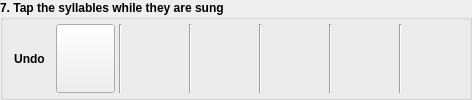
      <widget class="QGroupBox" name="groupBox_TapArea">
       <property name="enabled">
        <bool>true</bool>
       </property>
       <property name="sizePolicy">
        <sizepolicy hsizetype="Expanding" vsizetype="Fixed">
         <horstretch>0</horstretch>
         <verstretch>0</verstretch>
        </sizepolicy>
       </property>
       <property name="minimumSize">
        <size>
         <width>0</width>
         <height>61</height>
        </size>
       </property>
       <property name="font">
        <font>
         <bold>true</bold>
        </font>
       </property>
       <property name="whatsThis">
        <string/>
       </property>
       <property name="title">
        <string>7. Tap the syllables while they are sung</string>
       </property>
       <property name="flat">
        <bool>true</bool>
       </property>
       <layout class="QHBoxLayout" name="horizontalLayout">
        <property name="spacing">
         <number>4</number>
        </property>
        <property name="leftMargin">
         <number>4</number>
        </property>
        <property name="topMargin">
         <number>4</number>
        </property>
        <property name="rightMargin">
         <number>4</number>
        </property>
        <property name="bottomMargin">
         <number>4</number>
        </property>
        <item>
         <layout class="QHBoxLayout" name="horizontalLayout_TapArea">
          <property name="spacing">
           <number>4</number>
          </property>
          <item>
           <widget class="QToolButton" name="pushButton_UndoTap">
            <property name="enabled">
             <bool>true</bool>
            </property>
            <property name="sizePolicy">
             <sizepolicy hsizetype="Fixed" vsizetype="Fixed">
              <horstretch>0</horstretch>
              <verstretch>0</verstretch>
             </sizepolicy>
            </property>
            <property name="minimumSize">
             <size>
              <width>20</width>
              <height>31</height>
             </size>
            </property>
            <property name="statusTip">
             <string/>
            </property>
            <property name="whatsThis">
             <string/>
            </property>
            <property name="text">
             <string notr="true">Undo</string>
            </property>
            <property name="icon">
             <iconset resource="resources/UltraStar-Creator.qrc">
              <normaloff>:/player/undo.png</normaloff>:/player/undo.png</iconset>
            </property>
            <property name="iconSize">
             <size>
              <width>20</width>
              <height>20</height>
             </size>
            </property>
            <property name="shortcut">
             <string>Ctrl+X</string>
            </property>
            <property name="autoRaise">
             <bool>true</bool>
            </property>
           </widget>
          </item>
          <item>
           <widget class="QPushButton" name="pushButton_Tap">
            <property name="enabled">
             <bool>true</bool>
            </property>
            <property name="sizePolicy">
             <sizepolicy hsizetype="Expanding" vsizetype="Expanding">
              <horstretch>0</horstretch>
              <verstretch>0</verstretch>
             </sizepolicy>
            </property>
            <property name="minimumSize">
             <size>
              <width>0</width>
              <height>31</height>
             </size>
            </property>
            <property name="font">
             <font>
              <pointsize>14</pointsize>
              <bold>true</bold>
             </font>
            </property>
            <property name="cursor">
             <cursorShape>OpenHandCursor</cursorShape>
            </property>
            <property name="statusTip">
             <string/>
            </property>
            <property name="whatsThis">
             <string/>
            </property>
            <property name="autoFillBackground">
             <bool>true</bool>
            </property>
            <property name="text">
             <string/>
            </property>
            <property name="autoDefault">
             <bool>false</bool>
            </property>
            <property name="default">
             <bool>false</bool>
            </property>
           </widget>
          </item>
          <item>
           <widget class="Line" name="line1">
            <property name="enabled">
             <bool>true</bool>
            </property>
            <property name="sizePolicy">
             <sizepolicy hsizetype="Fixed" vsizetype="Expanding">
              <horstretch>0</horstretch>
              <verstretch>0</verstretch>
             </sizepolicy>
            </property>
            <property name="minimumSize">
             <size>
              <width>0</width>
              <height>31</height>
             </size>
            </property>
            <property name="orientation">
             <enum>Qt::Vertical</enum>
            </property>
           </widget>
          </item>
          <item>
           <widget class="QPushButton" name="pushButton_NextSyllable1">
            <property name="enabled">
             <bool>true</bool>
            </property>
            <property name="sizePolicy">
             <sizepolicy hsizetype="Expanding" vsizetype="Expanding">
              <horstretch>0</horstretch>
              <verstretch>0</verstretch>
             </sizepolicy>
            </property>
            <property name="minimumSize">
             <size>
              <width>0</width>
              <height>31</height>
             </size>
            </property>
            <property name="font">
             <font>
              <pointsize>14</pointsize>
              <bold>false</bold>
             </font>
            </property>
            <property name="whatsThis">
             <string/>
            </property>
            <property name="text">
             <string/>
            </property>
            <property name="flat">
             <bool>true</bool>
            </property>
           </widget>
          </item>
          <item>
           <widget class="Line" name="line2">
            <property name="enabled">
             <bool>true</bool>
            </property>
            <property name="sizePolicy">
             <sizepolicy hsizetype="Fixed" vsizetype="Expanding">
              <horstretch>0</horstretch>
              <verstretch>0</verstretch>
             </sizepolicy>
            </property>
            <property name="minimumSize">
             <size>
              <width>0</width>
              <height>31</height>
             </size>
            </property>
            <property name="orientation">
             <enum>Qt::Vertical</enum>
            </property>
           </widget>
          </item>
          <item>
           <widget class="QPushButton" name="pushButton_NextSyllable2">
            <property name="enabled">
             <bool>true</bool>
            </property>
            <property name="sizePolicy">
             <sizepolicy hsizetype="Expanding" vsizetype="Expanding">
              <horstretch>0</horstretch>
              <verstretch>0</verstretch>
             </sizepolicy>
            </property>
            <property name="minimumSize">
             <size>
              <width>0</width>
              <height>31</height>
             </size>
            </property>
            <property name="font">
             <font>
              <pointsize>14</pointsize>
              <bold>false</bold>
             </font>
            </property>
            <property name="whatsThis">
             <string/>
            </property>
            <property name="text">
             <string/>
            </property>
            <property name="flat">
             <bool>true</bool>
            </property>
           </widget>
          </item>
          <item>
           <widget class="Line" name="line3">
            <property name="enabled">
             <bool>true</bool>
            </property>
            <property name="sizePolicy">
             <sizepolicy hsizetype="Fixed" vsizetype="Expanding">
              <horstretch>0</horstretch>
              <verstretch>0</verstretch>
             </sizepolicy>
            </property>
            <property name="minimumSize">
             <size>
              <width>0</width>
              <height>31</height>
             </size>
            </property>
            <property name="orientation">
             <enum>Qt::Vertical</enum>
            </property>
           </widget>
          </item>
          <item>
           <widget class="QPushButton" name="pushButton_NextSyllable3">
            <property name="enabled">
             <bool>true</bool>
            </property>
            <property name="sizePolicy">
             <sizepolicy hsizetype="Expanding" vsizetype="Expanding">
              <horstretch>0</horstretch>
              <verstretch>0</verstretch>
             </sizepolicy>
            </property>
            <property name="minimumSize">
             <size>
              <width>0</width>
              <height>31</height>
             </size>
            </property>
            <property name="font">
             <font>
              <pointsize>14</pointsize>
              <bold>false</bold>
             </font>
            </property>
            <property name="whatsThis">
             <string/>
            </property>
            <property name="text">
             <string/>
            </property>
            <property name="flat">
             <bool>true</bool>
            </property>
           </widget>
          </item>
          <item>
           <widget class="Line" name="line4">
            <property name="enabled">
             <bool>true</bool>
            </property>
            <property name="sizePolicy">
             <sizepolicy hsizetype="Fixed" vsizetype="Expanding">
              <horstretch>0</horstretch>
              <verstretch>0</verstretch>
             </sizepolicy>
            </property>
            <property name="minimumSize">
             <size>
              <width>0</width>
              <height>31</height>
             </size>
            </property>
            <property name="orientation">
             <enum>Qt::Vertical</enum>
            </property>
           </widget>
          </item>
          <item>
           <widget class="QPushButton" name="pushButton_NextSyllable4">
            <property name="enabled">
             <bool>true</bool>
            </property>
            <property name="sizePolicy">
             <sizepolicy hsizetype="Expanding" vsizetype="Expanding">
              <horstretch>0</horstretch>
              <verstretch>0</verstretch>
             </sizepolicy>
            </property>
            <property name="minimumSize">
             <size>
              <width>0</width>
              <height>31</height>
             </size>
            </property>
            <property name="font">
             <font>
              <pointsize>14</pointsize>
              <bold>false</bold>
             </font>
            </property>
            <property name="whatsThis">
             <string/>
            </property>
            <property name="text">
             <string/>
            </property>
            <property name="flat">
             <bool>true</bool>
            </property>
           </widget>
          </item>
          <item>
           <widget class="Line" name="line5">
            <property name="enabled">
             <bool>true</bool>
            </property>
            <property name="sizePolicy">
             <sizepolicy hsizetype="Fixed" vsizetype="Expanding">
              <horstretch>0</horstretch>
              <verstretch>0</verstretch>
             </sizepolicy>
            </property>
            <property name="minimumSize">
             <size>
              <width>0</width>
              <height>31</height>
             </size>
            </property>
            <property name="orientation">
             <enum>Qt::Vertical</enum>
            </property>
           </widget>
          </item>
          <item>
           <widget class="QPushButton" name="pushButton_NextSyllable5">
            <property name="enabled">
             <bool>true</bool>
            </property>
            <property name="sizePolicy">
             <sizepolicy hsizetype="Expanding" vsizetype="Expanding">
              <horstretch>0</horstretch>
              <verstretch>0</verstretch>
             </sizepolicy>
            </property>
            <property name="minimumSize">
             <size>
              <width>0</width>
              <height>31</height>
             </size>
            </property>
            <property name="font">
             <font>
              <pointsize>14</pointsize>
              <bold>false</bold>
             </font>
            </property>
            <property name="whatsThis">
             <string/>
            </property>
            <property name="text">
             <string/>
            </property>
            <property name="flat">
             <bool>true</bool>
            </property>
           </widget>
          </item>
         </layout>
        </item>
       </layout>
      </widget>
